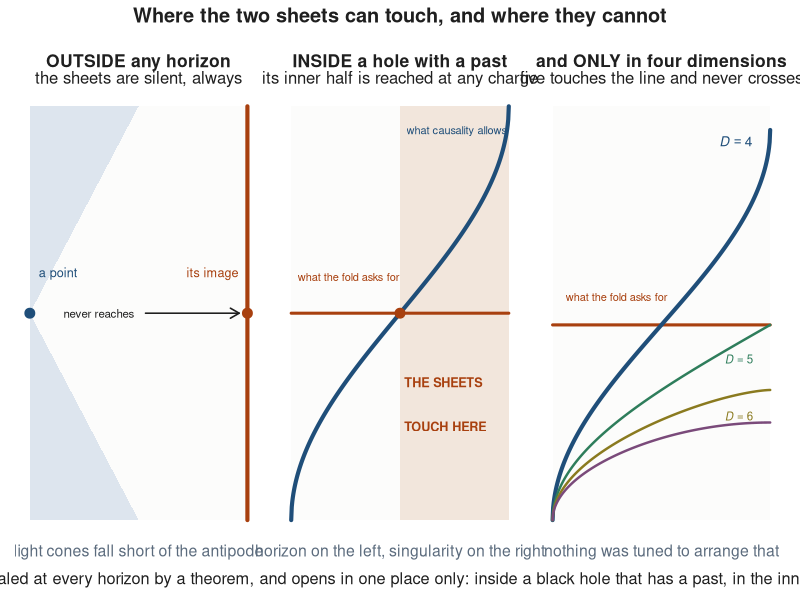
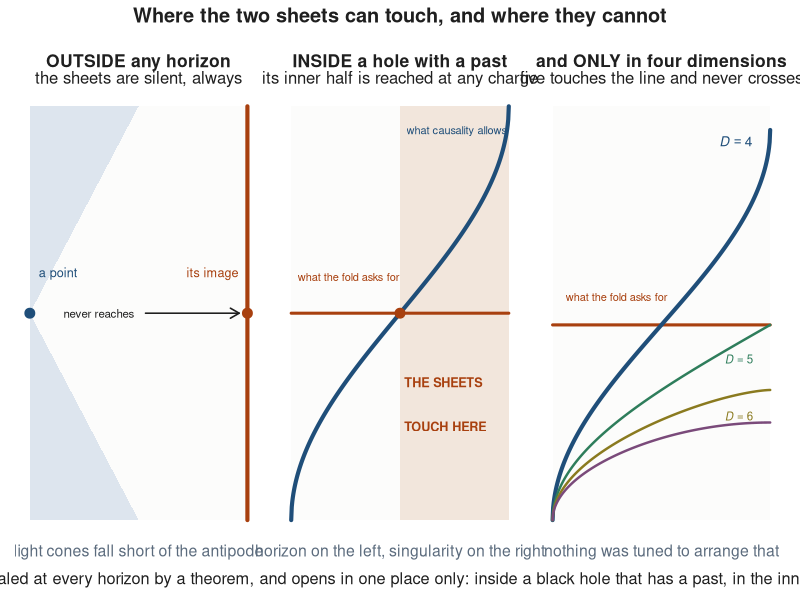

Write R code to recreate these figures, in order.
#!/usr/bin/env Rscript
# fig_graphical_abstract.R -- the companion's argument in three panels, read at thumbnail size.
#
# Same three calculations as Figures 1, 5 and A.15, drawn with the detail stripped out:
#   1. outside any horizon a point and its fold image are spacelike, so the sheets are silent;
#   2. inside a hole with a past the separation turns timelike, and the angular budget puts the
#      contact region in the inner HALF of the interior;
#   3. the same budget in D dimensions clears the bill only in four.
# Nothing here is new arithmetic. It restates fig_desitter_silence, fig_contact_universal and
# fig_dimension_budget at a size a prize committee or an editor reads first.

turn  <- function(x) 4 * asin(sqrt(x))                 # two legs, depth fraction x
budget<- function(u, D) 2*pi/(D-3) - (4/(D-3))*asin(sqrt(u^(D-3)))   # u = r/r_h
stopifnot(abs(turn(0.5) - pi) < 1e-12)
for (D in 4:7) stopifnot(abs(budget(1, D)) < 1e-12)
cat("=== graphical abstract, the three statements it draws ===\n\n")
cat(sprintf("  contact opens at depth %.3f of the interior, where the two-leg budget reaches pi\n", 0.5))
cat(sprintf("  budget at the singularity: D=4 %.4f, D=5 %.4f, D=6 %.4f, bill %.4f\n",
            budget(1e-9,4), budget(1e-9,5), budget(1e-9,6), pi))
stopifnot(budget(1e-9,4) > pi, abs(budget(1e-9,5) - pi) < 1e-3, budget(1e-9,6) < pi)

ink<-"grey12"; blue<-"#1f4e79"; warm<-"#a8400f"; pale<-"#dde5ee"; sand<-"#f2e6dc"
draw <- function() {
  par(mfrow=c(1,3), mar=c(2.2,1.0,3.4,1.0), oma=c(2.6,0.6,3.4,0.6), xpd=FALSE)

  # 1. silent outside
  plot(NA, xlim=c(0,pi), ylim=c(0,pi), axes=FALSE, xlab="", ylab="")
  rect(0,0,pi,pi,col="#fcfcfb",border=NA)
  polygon(c(0,pi/2,0), c(pi/2,pi,pi), col=pale, border=NA)
  polygon(c(0,pi/2,0), c(pi/2,0,0),   col=pale, border=NA)
  segments(pi,0,pi,pi,col=warm,lwd=4)
  points(0,pi/2,pch=19,cex=2.0,col=blue); points(pi,pi/2,pch=19,cex=2.0,col=warm)
  text(0.13,pi/2+0.30,"a point",col=blue,cex=1.15,adj=0)
  text(pi-0.13,pi/2+0.30,"its image",col=warm,cex=1.15,adj=1)
  arrows(pi/2+0.10,pi/2,pi-0.12,pi/2,length=0.10,col=ink,lwd=1.6)
  text(pi/2-0.06,pi/2,"never reaches",col=ink,cex=1.05,adj=1)
  mtext("OUTSIDE any horizon",side=3,line=1.5,cex=1.05,col=ink,font=2)
  mtext("the sheets are silent, always",side=3,line=0.25,cex=1.0,col=ink)
  mtext("light cones fall short of the antipode",side=1,line=0.7,cex=0.95,col="#5b6b7d")

  # 2. open inside, in the inner half
  x <- seq(0,1,length.out=400)
  plot(NA, xlim=c(0,1), ylim=c(0,2*pi), axes=FALSE, xlab="", ylab="")
  rect(0,0,1,2*pi,col="#fcfcfb",border=NA)
  rect(0.5,0,1,2*pi,col=sand,border=NA)
  segments(0,pi,1,pi,col=warm,lwd=3)
  lines(x,turn(x),col=blue,lwd=4)
  points(0.5,pi,pch=19,cex=2.0,col=warm)
  text(0.52,pi-1.05,"THE SHEETS",col=warm,cex=1.15,adj=0,font=2)
  text(0.52,pi-1.72,"TOUCH HERE",col=warm,cex=1.15,adj=0,font=2)
  text(0.03,pi+0.55,"what the fold asks for",col=warm,cex=1.0,adj=0)
  text(0.53,2*pi-0.38,"what causality allows",col=blue,cex=1.0,adj=0)
  mtext("INSIDE a hole with a past",side=3,line=1.5,cex=1.05,col=ink,font=2)
  mtext("its inner half is reached at any charge",side=3,line=0.25,cex=1.0,col=ink)
  mtext("horizon on the left, singularity on the right",side=1,line=0.7,cex=0.95,col="#5b6b7d")

  # 3. only four dimensions
  u <- seq(1e-6,1,length.out=400)
  plot(NA, xlim=c(0,1), ylim=c(0,2*pi*1.06), axes=FALSE, xlab="", ylab="")
  rect(0,0,1,2*pi*1.06,col="#fcfcfb",border=NA)
  segments(0,pi,1,pi,col=warm,lwd=3)
  cols <- c(blue,"#2e7d5b","#8a7a1f","#7a4a7a")
  for (i in 1:4) lines(rev(u), budget(u,i+3), col=cols[i], lwd=if(i==1) 4 else 2.4)
  text(0.92,budget(1e-6,4)-0.18,expression(bold(italic(D)==4)),col=cols[1],cex=1.25,adj=1)
  text(0.92,pi-0.55,expression(italic(D)==5),col=cols[2],cex=1.05,adj=1)
  text(0.92,budget(1e-6,6)-0.42,expression(italic(D)==6),col=cols[3],cex=1.05,adj=1)
  text(0.06,pi+0.45,"what the fold asks for",col=warm,cex=1.0,adj=0)
  mtext("and ONLY in four dimensions",side=3,line=1.5,cex=1.05,col=ink,font=2)
  mtext("five touches the line and never crosses",side=3,line=0.25,cex=1.0,col=ink)
  mtext("nothing was tuned to arrange that",side=1,line=0.7,cex=0.95,col="#5b6b7d")

  # A label for the figure, not the paper's title. The title sits directly above this on page 1
  # and repeating it there reads as filler; the figure still stands alone if it is lifted out.
  mtext("Where the two sheets can touch, and where they cannot",
        outer=TRUE, side=3, line=1.5, cex=1.2, col=ink, font=2)
  mtext("A CPT-folded universe is sealed at every horizon by a theorem, and opens in one place only: inside a black hole that has a past, in the inner half of an uncharged one.",
        outer=TRUE, side=1, line=0.6, cex=0.98, col=ink)
}
for (f in c("papers/2_over_the_horizon/fig_companion_graphical_abstract.pdf",
            "papers/2_over_the_horizon/fig_companion_graphical_abstract.png")) {
  if (grepl("pdf$", f)) pdf(f, width=13.2, height=4.9) else png(f, width=1900, height=706, res=144)
  draw(); invisible(dev.off()); cat("  wrote", f, "\n")
}
